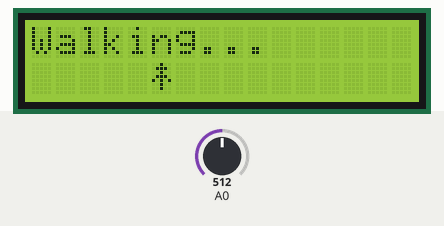
Simulated run of this sketch. Board: Arduino Uno, built with avr-gcc and run on an emulated ATmega328P. Shown: 16×2 character LCD. The inputs (shaded band) are chosen by the test bench; at power-on: A0 = 512.

Above: at 1.2 s.
1.3 s: A0 set to 122
At 1.38 s:
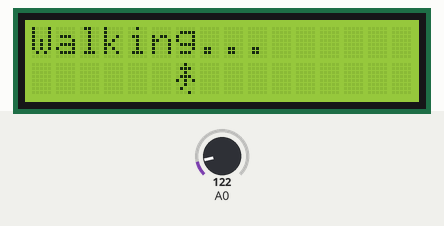
At 3.15 s:
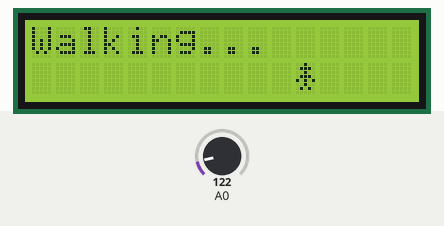
4.3 s: A0 set to 511
Timing chart, 0 to 7.3 s (numbered marks = the images above; inputs shaded):
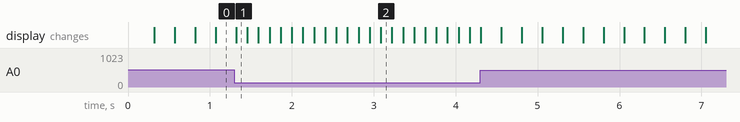

The sketch:

LCD_animation_walking.ino
```cpp
/*
  LiquidCrystal Library - Walking Character Animation

  A variation on the custom-character animation example: instead of
  a figure animating in place, this one walks across the bottom row,
  cycling through several leg-position frames as it moves.

  The circuit is identical to the original example:
  * LCD RS pin to digital pin 12
  * LCD Enable pin to digital pin 11
  * LCD D4 pin to digital pin 5
  * LCD D5 pin to digital pin 4
  * LCD D6 pin to digital pin 3
  * LCD D7 pin to digital pin 2
  * LCD R/W pin to ground
  * 10K potentiometer wiper to LCD VO (pin 3), ends to +5V/GND
  * 10K potentiometer on A0 (controls walking speed)
*/

#include <LiquidCrystal.h>

const int rs = 12, en = 11, d4 = 5, d5 = 4, d6 = 3, d7 = 2;
LiquidCrystal lcd(rs, en, d4, d5, d6, d7);

// Three walk-cycle frames: legs together, mid-stride, legs apart
byte walk1[8] = {
  0b00100,
  0b01110,
  0b00100,
  0b01110,
  0b10101,
  0b00100,
  0b01010,
  0b00000
};

byte walk2[8] = {
  0b00100,
  0b01110,
  0b00100,
  0b01110,
  0b10101,
  0b00100,
  0b00100,
  0b00000
};

byte walk3[8] = {
  0b00100,
  0b01110,
  0b00100,
  0b01110,
  0b10101,
  0b00100,
  0b01000,
  0b00010
};

const int numFrames = 3;
byte* frames[numFrames] = { walk1, walk2, walk3 };

int position = 0;      // current column (0-15)
int frameIndex = 0;    // current walk frame
int direction = 1;     // 1 = moving right, -1 = moving left

void setup() {
  lcd.begin(16, 2);

  // register all walk frames as custom characters 0-2
  for (int i = 0; i < numFrames; i++) {
    lcd.createChar(i, frames[i]);
  }

  lcd.setCursor(0, 0);
  lcd.print("Walking...");
}

void loop() {
  // read potentiometer to control walking speed
  int sensorReading = analogRead(A0);
  int delayTime = map(sensorReading, 0, 1023, 100, 400);

  // clear the previous position on the bottom row
  lcd.setCursor(position, 1);
  lcd.print(" ");

  // advance position, bouncing off the edges (0 to 15)
  position += direction;
  if (position >= 15) {
    position = 15;
    direction = -1;
  } else if (position <= 0) {
    position = 0;
    direction = 1;
  }

  // draw the figure at its new position using the next walk frame
  lcd.setCursor(position, 1);
  lcd.write(byte(frameIndex));

  frameIndex = (frameIndex + 1) % numFrames;

  delay(delayTime);
}
```
